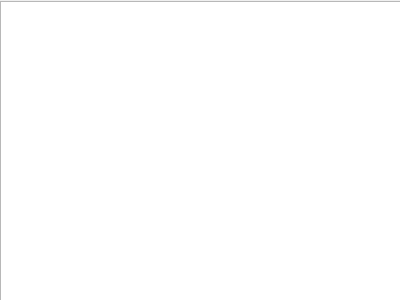
<?xml version="1.0" encoding="UTF-8"?>
<ui version="4.0">
 <class>Animation</class>
 <widget class="QWidget" name="Animation">
  <property name="geometry">
   <rect>
    <x>0</x>
    <y>0</y>
    <width>400</width>
    <height>300</height>
   </rect>
  </property>
  <property name="windowTitle">
   <string>Form</string>
  </property>
  <widget class="QGraphicsView" name="view">
   <property name="geometry">
    <rect>
     <x>0</x>
     <y>1</y>
     <width>401</width>
     <height>301</height>
    </rect>
   </property>
   <property name="sizePolicy">
    <sizepolicy hsizetype="Expanding" vsizetype="Expanding">
     <horstretch>0</horstretch>
     <verstretch>0</verstretch>
    </sizepolicy>
   </property>
  </widget>
 </widget>
 <resources/>
 <connections/>
</ui>
